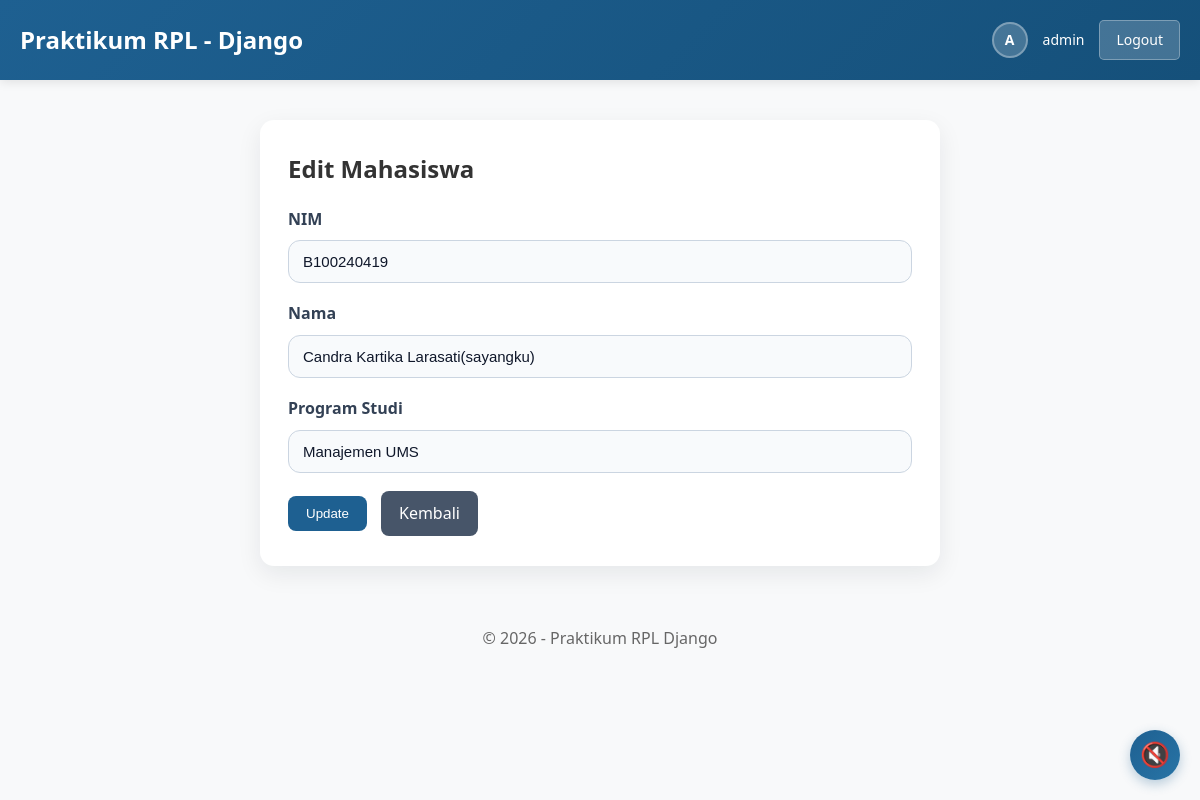
Page /mahasiswa/edit/5/ (signed in) on the committed database.
### mahasiswa/models.py (models this page shows, shortened)
class Mahasiswa(models.Model):
    nim = models.CharField(max_length=15, unique=True)
    nama = models.CharField(max_length=100)
    programstudi = models.CharField(max_length=50)

### mahasiswa/views.py (the view, shortened to what this page needs)
# urls.py: path('edit/<int:id>/', views.edit_mahasiswa, name='edit_mahasiswa'),
@login_required(login_url='/accounts/login/')
def edit_mahasiswa(request, id):
    mhs = Mahasiswa.objects.get(id=id)
    error = ''
    return render(request, 'mahasiswa/edit.html', {
        'mhs': mhs,
        'error': error,
    })

### mahasiswa/templates/mahasiswa/edit.html (shortened to what this page needs)
{% extends 'mahasiswa/base.html' %}
{% block content %}
<section class="form-card">
    <h2>Edit Mahasiswa</h2>
    <form method="post">
        <div class="field-group">
            <label for="nim">NIM</label>
            <input id="nim" type="text" name="nim" value="{{ mhs.nim }}" required>
        </div>
        <div class="field-group">
            <label for="nama">Nama</label>
            <input id="nama" type="text" name="nama" value="{{ mhs.nama }}" required>
        </div>
        <div class="field-group">
            <label for="programstudi">Program Studi</label>
            <input id="programstudi" type="text" name="programstudi" value="{{ mhs.programstudi }}" required>
        </div>
        <div class="form-actions">
            <button type="submit" class="btn btn-primary">Update</button>
            <a href="{% url 'daftar_mahasiswa' %}" class="btn btn-secondary">Kembali</a>
        </div>
    </form>
</section>
{% endblock %}

### mahasiswa/templates/mahasiswa/base.html (shortened to what this page needs)
{% load static %}
<!DOCTYPE html>
<html lang="id">
<head>
    <link rel="stylesheet" href="{% static 'mahasiswa/css/style.css' %}">
</head>
<body>
<header>
    <div class="header-container">
        <h1>Praktikum RPL - Django</h1>
        <nav class="navbar-actions">
            {% if user.is_authenticated %}
                <div class="user-info">
                    <div class="user-avatar">
                        {{ user.username|first|upper }}
                    </div>
                    <span class="username">{{ user.username }}</span>
                    <a href="{% url 'accounts:logout' %}" class="nav-link nav-link-logout">
                        Logout
                    </a>
                </div>
            {% else %}
                <a href="{% url 'accounts:login' %}" class="nav-link">
                    Login
                </a>
            {% endif %}
        </nav>
    </div>
</header>
<main>
    {% block content %}
    {% endblock %}
</main>
<footer>
    <p>&copy; 2026 - Praktikum RPL Django</p>
</footer>
<div class="audio-player audio-player-hidden" id="audio-player">
    <div class="audio-player-content">
        <button class="audio-button" id="audio-toggle" type="button">🔊</button>
    </div>
</div>
</body>
</html>

### mahasiswa/static/mahasiswa/css/style.css (style rules this page uses)
body { font-family: Arial, sans-serif; margin: 0; padding: 0; background: #f3f4f7; color: #333; }
header { background: #1e6091; color: white; padding: 20px 24px; font-size: 24px; box-shadow: 0 6px 18px rgba(15, 23, 42, 0.12); }
main { max-width: 980px; margin: 30px auto; padding: 0 18px 40px; }
.btn { display: inline-flex; align-items: center; justify-content: center; padding: 10px 18px; background: #1e6091; color: white; text-decoration: none; border-radius: 8px; border: none; cursor: pointer; transition: background-color 0.2s ease; }
.btn-secondary { background: #475569; }
.form-card { max-width: 680px; margin: 0 auto; padding: 30px 28px; background: white; border-radius: 14px; box-shadow: 0 8px 24px rgba(15, 23, 42, 0.08); }
.form-card h2 { margin-top: 0; margin-bottom: 18px; }
.field-group { margin-bottom: 18px; }
.field-group label { display: block; margin-bottom: 8px; color: #334155; font-weight: 600; }
.field-group input { width: 100%; padding: 12px 14px; border: 1px solid #cbd5e1; border-radius: 12px; font-size: 15px; color: #0f172a; background: #f8fafc; }
.form-actions { display: flex; gap: 14px; align-items: center; margin-top: 14px; flex-wrap: wrap; }
footer { text-align: center; padding: 22px 20px; color: #6b7280; }

### mahasiswa/templates/mahasiswa/base.html (style rules this page uses)
:root { --primary-color: #1e6091; --secondary-color: #15507a; --text-dark: #333; --text-light: #666; --bg-light: #f8f9fa; --border-color: #e0e0e0; }
* { margin: 0; padding: 0; box-sizing: border-box; }
body { font-family: 'Segoe UI', Tahoma, Geneva, Verdana, sans-serif; line-height: 1.6; color: var(--text-dark); background-color: var(--bg-light); }
header { background: linear-gradient(135deg, var(--primary-color) 0%, var(--secondary-color) 100%); color: white; padding: 20px 0; box-shadow: 0 2px 10px rgba(0, 0, 0, 0.1); }
.header-container { max-width: 1200px; margin: 0 auto; padding: 0 20px; display: flex; justify-content: space-between; align-items: center; }
header h1 { font-size: 24px; font-weight: 600; }
.navbar-actions { display: flex; align-items: center; gap: 20px; }
.user-info { display: flex; align-items: center; gap: 15px; font-size: 14px; }
.user-avatar { width: 36px; height: 36px; background: rgba(255, 255, 255, 0.2); border-radius: 50%; display: flex; align-items: center; justify-content: center; font-weight: 600; border: 2px solid rgba(255, 255, 255, 0.3); }
.username { font-weight: 500; }
.nav-link { color: white; text-decoration: none; padding: 8px 16px; border-radius: 5px; transition: all 0.3s ease; display: inline-block; font-size: 14px; }
.nav-link-logout { background: rgba(255, 255, 255, 0.2); border: 1px solid rgba(255, 255, 255, 0.3); }
main { max-width: 1200px; margin: 40px auto; padding: 0 20px; }
footer { background-color: transparent; color: var(--text-light); text-align: center; padding: 20px; margin-top: 20px; }
.audio-player { position: fixed; right: 20px; bottom: 20px; z-index: 999; }
.audio-player-content { display: flex; align-items: center; gap: 10px; }
.audio-player .audio-button { width: 50px; height: 50px; border: none; border-radius: 50%; background: linear-gradient(135deg, #1e6091 0%, #2874a6 100%); color: white; font-size: 24px; cursor: pointer; transition: all 0.3s ease; display: flex; align-items: center; justify-content: center; box-shadow: 0 4px 12px rgba(30, 96, 145, 0.3); }

### rows in the picture
Mahasiswa: nim "B100240419", nama "Candra Kartika Larasati(sayangku)", programstudi "Manajemen UMS"

### other values in the picture
{{ user.username|first|upper }} "A"
{{ user.username }} "admin"
